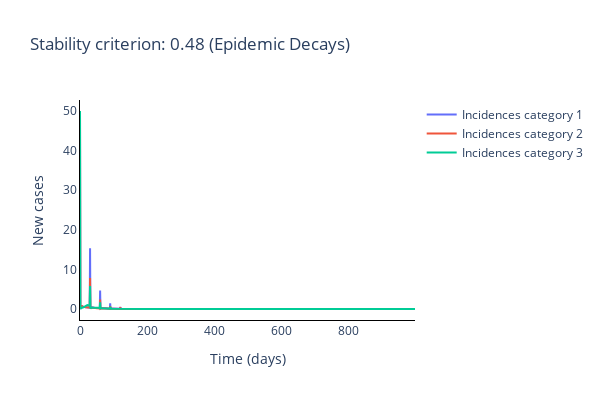
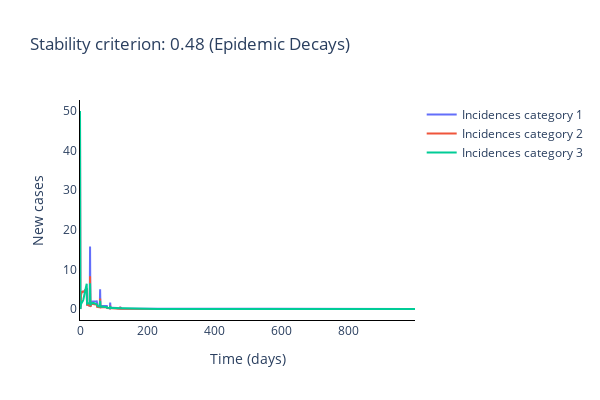
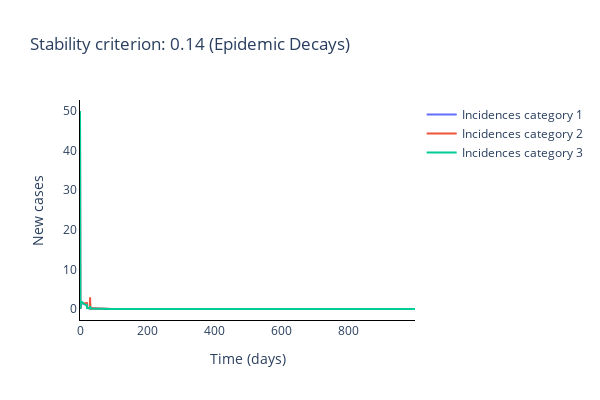
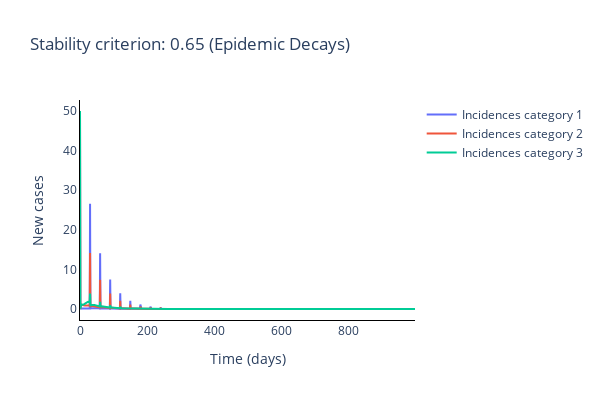

Notebook cell for these charts, in order:
### Markdown cell above
### Plot disagreggated local incidence numbers

### Code cell
for _, desagg_cases in enumerate(deterministic_cases):
    # Identify fate of epidemic
    if stability_criterion[_] < 1:
        fate = '(Epidemic Decays)'
    else:
        fate = '(Epidemic Grows)'

    # Plot (bar chart cases each day)
    fig = go.Figure()

    for cat in range(num_categories):
        # Plot of incidences for category
        fig.add_trace(
            go.Scatter(
                x=times,
                y=desagg_cases[:, cat],
                name='Incidences category {}'.format(cat+1)
            )
        )

    # Add axis labels
    fig.update_layout(
        width=600, 
        height=400,
        plot_bgcolor='white',
        title='Stability criterion: {:.2f} '.format(stability_criterion[_])  + fate,
        xaxis=dict(linecolor='black'),
        xaxis_title='Time (days)',
        yaxis=dict(linecolor='black'),
        yaxis_title='New cases'
    )

    fig.show()

### Figure 1 — Plotly figure (JSON) as saved in the notebook; plotly's stock layout.template omitted (floating-point values rounded to 4 significant figures; data arrays with more than 128 entries replaced by an {"elided": "..."} marker saying what was removed)
{"data": [{"name": "Incidences category 1", "type": "scatter", "x": {"elided": "1000 int values"}, "y": {"elided": "1000 float values"}}, {"name": "Incidences category 2", "type": "scatter", "x": {"elided": "1000 int values"}, "y": {"elided": "1000 float values"}}, {"name": "Incidences category 3", "type": "scatter", "x": {"elided": "1000 int values"}, "y": {"elided": "1000 float values"}}], "layout": {"height": 400, "plot_bgcolor": "white", "title": {"text": "Stability criterion: 0.48 (Epidemic Decays)"}, "width": 600, "xaxis": {"linecolor": "black", "title": {"text": "Time (days)"}}, "yaxis": {"linecolor": "black", "title": {"text": "New cases"}}}}

### Figure 2 — Plotly figure (JSON) as saved in the notebook; plotly's stock layout.template omitted (floating-point values rounded to 4 significant figures; data arrays with more than 128 entries replaced by an {"elided": "..."} marker saying what was removed)
{"data": [{"name": "Incidences category 1", "type": "scatter", "x": {"elided": "1000 int values"}, "y": {"elided": "1000 float values"}}, {"name": "Incidences category 2", "type": "scatter", "x": {"elided": "1000 int values"}, "y": {"elided": "1000 float values"}}, {"name": "Incidences category 3", "type": "scatter", "x": {"elided": "1000 int values"}, "y": {"elided": "1000 float values"}}], "layout": {"height": 400, "plot_bgcolor": "white", "title": {"text": "Stability criterion: 0.48 (Epidemic Decays)"}, "width": 600, "xaxis": {"linecolor": "black", "title": {"text": "Time (days)"}}, "yaxis": {"linecolor": "black", "title": {"text": "New cases"}}}}

### Figure 3 — Plotly figure (JSON) as saved in the notebook; plotly's stock layout.template omitted (floating-point values rounded to 4 significant figures; data arrays with more than 128 entries replaced by an {"elided": "..."} marker saying what was removed)
{"data": [{"name": "Incidences category 1", "type": "scatter", "x": {"elided": "1000 int values"}, "y": {"elided": "1000 float values"}}, {"name": "Incidences category 2", "type": "scatter", "x": {"elided": "1000 int values"}, "y": {"elided": "1000 float values"}}, {"name": "Incidences category 3", "type": "scatter", "x": {"elided": "1000 int values"}, "y": {"elided": "1000 float values"}}], "layout": {"height": 400, "plot_bgcolor": "white", "title": {"text": "Stability criterion: 0.14 (Epidemic Decays)"}, "width": 600, "xaxis": {"linecolor": "black", "title": {"text": "Time (days)"}}, "yaxis": {"linecolor": "black", "title": {"text": "New cases"}}}}

### Figure 4 — Plotly figure (JSON) as saved in the notebook; plotly's stock layout.template omitted (floating-point values rounded to 4 significant figures; data arrays with more than 128 entries replaced by an {"elided": "..."} marker saying what was removed)
{"data": [{"name": "Incidences category 1", "type": "scatter", "x": {"elided": "1000 int values"}, "y": {"elided": "1000 float values"}}, {"name": "Incidences category 2", "type": "scatter", "x": {"elided": "1000 int values"}, "y": {"elided": "1000 float values"}}, {"name": "Incidences category 3", "type": "scatter", "x": {"elided": "1000 int values"}, "y": {"elided": "1000 float values"}}], "layout": {"height": 400, "plot_bgcolor": "white", "title": {"text": "Stability criterion: 0.65 (Epidemic Decays)"}, "width": 600, "xaxis": {"linecolor": "black", "title": {"text": "Time (days)"}}, "yaxis": {"linecolor": "black", "title": {"text": "New cases"}}}}
